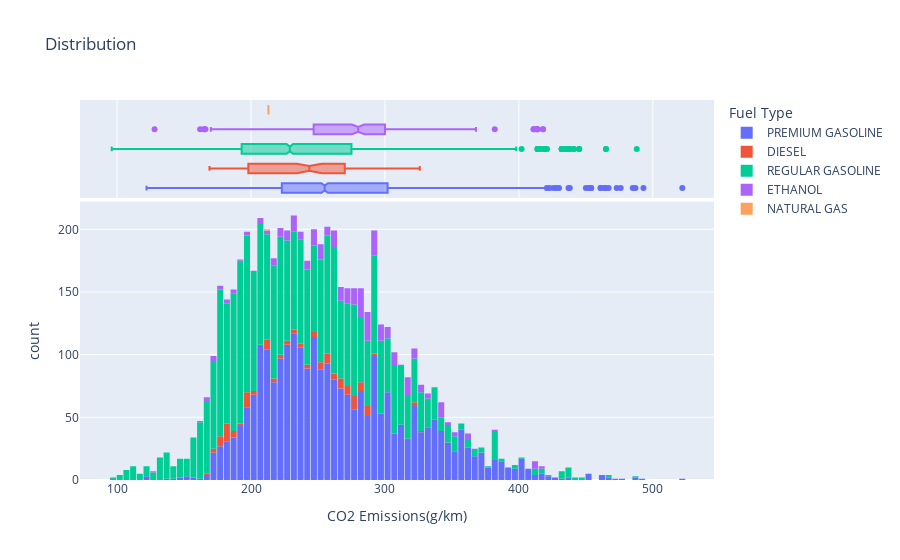

Notebook source saved alongside this figure:
### Markdown cell above
The energy content of ethanol is about 33% less than pure gasoline therefore more quantity(L) needs to be burned for ethanol to produce the same amount of energy as a pure form of gasoline. This graph is showing the distribution of different fuel types and their fuel consumption. Ethanol has higher fuel consumption on average in comparison to other fuel types

### Code cell
fig = px.histogram(df, 
                   x='CO2 Emissions(g/km)', 
                   marginal='box', 
                   color='Fuel Type',  
                   title='Distribution')
fig.update_layout(bargap=0.1)
fig.show()

### Figure 1 — Plotly figure (JSON) as saved in the notebook; plotly's stock layout.template omitted (floating-point values rounded to 4 significant figures; data arrays with more than 128 entries replaced by an {"elided": "..."} marker saying what was removed)
{"data": [{"alignmentgroup": "True", "bingroup": "x", "hovertemplate": "Fuel Type=PREMIUM GASOLINE<br>CO2 Emissions(g/km)=%{x}<br>count=%{y}<extra></extra>", "legendgroup": "PREMIUM GASOLINE", "marker": {"color": "#636efa", "pattern": {"shape": ""}}, "name": "PREMIUM GASOLINE", "offsetgroup": "PREMIUM GASOLINE", "orientation": "v", "showlegend": true, "type": "histogram", "x": {"elided": "2641 int values"}, "xaxis": "x", "yaxis": "y"}, {"alignmentgroup": "True", "hovertemplate": "Fuel Type=PREMIUM GASOLINE<br>CO2 Emissions(g/km)=%{x}<extra></extra>", "legendgroup": "PREMIUM GASOLINE", "marker": {"color": "#636efa"}, "name": "PREMIUM GASOLINE", "notched": true, "offsetgroup": "PREMIUM GASOLINE", "showlegend": false, "type": "box", "x": {"elided": "2641 int values"}, "xaxis": "x2", "yaxis": "y2"}, {"alignmentgroup": "True", "bingroup": "x", "hovertemplate": "Fuel Type=DIESEL<br>CO2 Emissions(g/km)=%{x}<br>count=%{y}<extra></extra>", "legendgroup": "DIESEL", "marker": {"color": "#EF553B", "pattern": {"shape": ""}}, "name": "DIESEL", "offsetgroup": "DIESEL", "orientation": "v", "showlegend": true, "type": "histogram", "x": {"elided": "146 int values"}, "xaxis": "x", "yaxis": "y"}, {"alignmentgroup": "True", "hovertemplate": "Fuel Type=DIESEL<br>CO2 Emissions(g/km)=%{x}<extra></extra>", "legendgroup": "DIESEL", "marker": {"color": "#EF553B"}, "name": "DIESEL", "notched": true, "offsetgroup": "DIESEL", "showlegend": false, "type": "box", "x": {"elided": "146 int values"}, "xaxis": "x2", "yaxis": "y2"}, {"alignmentgroup": "True", "bingroup": "x", "hovertemplate": "Fuel Type=REGULAR GASOLINE<br>CO2 Emissions(g/km)=%{x}<br>count=%{y}<extra></extra>", "legendgroup": "REGULAR GASOLINE", "marker": {"color": "#00cc96", "pattern": {"shape": ""}}, "name": "REGULAR GASOLINE", "offsetgroup": "REGULAR GASOLINE", "orientation": "v", "showlegend": true, "type": "histogram", "x": {"elided": "2878 int values"}, "xaxis": "x", "yaxis": "y"}, {"alignmentgroup": "True", "hovertemplate": "Fuel Type=REGULAR GASOLINE<br>CO2 Emissions(g/km)=%{x}<extra></extra>", "legendgroup": "REGULAR GASOLINE", "marker": {"color": "#00cc96"}, "name": "REGULAR GASOLINE", "notched": true, "offsetgroup": "REGULAR GASOLINE", "showlegend": false, "type": "box", "x": {"elided": "2878 int values"}, "xaxis": "x2", "yaxis": "y2"}, {"alignmentgroup": "True", "bingroup": "x", "hovertemplate": "Fuel Type=ETHANOL<br>CO2 Emissions(g/km)=%{x}<br>count=%{y}<extra></extra>", "legendgroup": "ETHANOL", "marker": {"color": "#ab63fa", "pattern": {"shape": ""}}, "name": "ETHANOL", "offsetgroup": "ETHANOL", "orientation": "v", "showlegend": true, "type": "histogram", "x": {"elided": "325 int values"}, "xaxis": "x", "yaxis": "y"}, {"alignmentgroup": "True", "hovertemplate": "Fuel Type=ETHANOL<br>CO2 Emissions(g/km)=%{x}<extra></extra>", "legendgroup": "ETHANOL", "marker": {"color": "#ab63fa"}, "name": "ETHANOL", "notched": true, "offsetgroup": "ETHANOL", "showlegend": false, "type": "box", "x": {"elided": "325 int values"}, "xaxis": "x2", "yaxis": "y2"}, {"alignmentgroup": "True", "bingroup": "x", "hovertemplate": "Fuel Type=NATURAL GAS<br>CO2 Emissions(g/km)=%{x}<br>count=%{y}<extra></extra>", "legendgroup": "NATURAL GAS", "marker": {"color": "#FFA15A", "pattern": {"shape": ""}}, "name": "NATURAL GAS", "offsetgroup": "NATURAL GAS", "orientation": "v", "showlegend": true, "type": "histogram", "x": [213], "xaxis": "x", "yaxis": "y"}, {"alignmentgroup": "True", "hovertemplate": "Fuel Type=NATURAL GAS<br>CO2 Emissions(g/km)=%{x}<extra></extra>", "legendgroup": "NATURAL GAS", "marker": {"color": "#FFA15A"}, "name": "NATURAL GAS", "notched": true, "offsetgroup": "NATURAL GAS", "showlegend": false, "type": "box", "x": [213], "xaxis": "x2", "yaxis": "y2"}], "layout": {"bargap": 0.1, "barmode": "relative", "legend": {"title": {"text": "Fuel Type"}, "tracegroupgap": 0}, "title": {"text": "Distribution"}, "xaxis": {"anchor": "y", "domain": [0, 1], "title": {"text": "CO2 Emissions(g/km)"}}, "xaxis2": {"anchor": "y2", "domain": [0, 1], "matches": "x", "showgrid": true, "showticklabels": false}, "yaxis": {"anchor": "x", "domain": [0, 0.7326], "title": {"text": "count"}}, "yaxis2": {"anchor": "x2", "domain": [0.7426, 1], "matches": "y2", "showgrid": false, "showline": false, "showticklabels": false, "ticks": ""}}}
